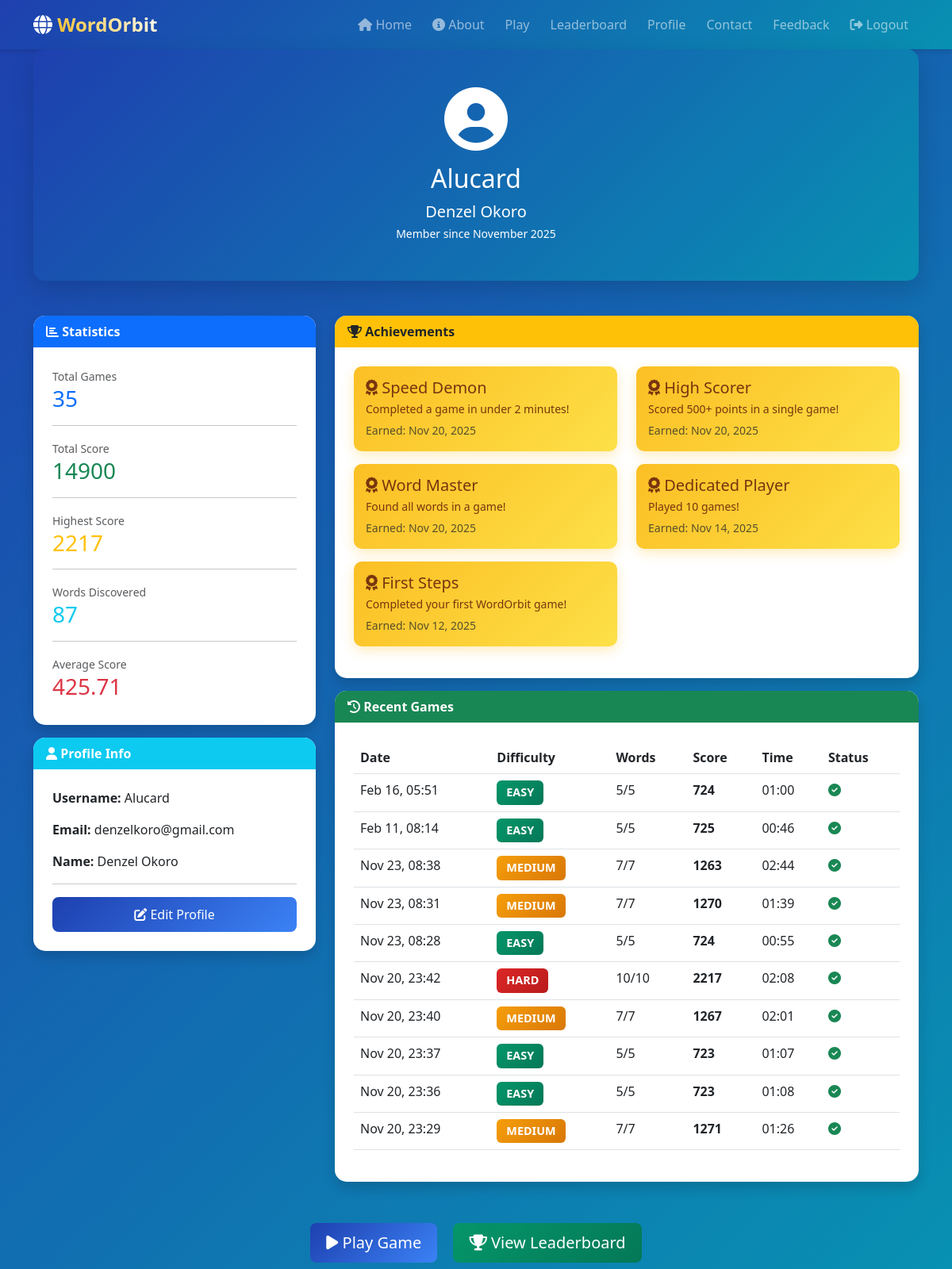
Page /profile/ (signed in) on the committed database.
### Wordapp/models.py (models this page shows, shortened)
class UserProfile(models.Model):
    user = models.OneToOneField(User, on_delete=models.CASCADE, related_name='profile')
    total_games = models.IntegerField(default=0)
    total_score = models.IntegerField(default=0)
    highest_score = models.IntegerField(default=0)
    words_discovered = models.IntegerField(default=0)
    achievements = models.TextField(blank=True)
    avatar = models.ImageField(upload_to='avatars/', blank=True, null=True)
    bio = models.TextField(max_length=500, blank=True)
    created_at = models.DateTimeField(auto_now_add=True)
    updated_at = models.DateTimeField(auto_now=True)
    class Meta:
        verbose_name = 'User Profile'
        verbose_name_plural = 'User Profiles'
    @property
    def average_score(self):
        if self.total_games == 0:
            return 0
        return round(self.total_score / self.total_games, 2)

class Achievement(models.Model):
    ACHIEVEMENT_TYPES = [
        ('first_game', 'First Game'),
        ('word_master', 'Word Master'),
        ('high_scorer', 'High Scorer'),
        ('speed_demon', 'Speed Demon'),
        ('dedicated_player', 'Dedicated Player'),
        ('streak_master', 'Streak Master'),
    ]
    user = models.ForeignKey(User, on_delete=models.CASCADE, related_name='achievements')
    name = models.CharField(max_length=100)
    description = models.TextField()
    achievement_type = models.CharField(max_length=20, choices=ACHIEVEMENT_TYPES, default='first_game')
    earned_at = models.DateTimeField(auto_now_add=True)
    class Meta:
        ordering = ['-earned_at']
        verbose_name = 'Achievement'
        verbose_name_plural = 'Achievements'
        unique_together = ['user', 'name']

class GameSession(models.Model):
    user = models.ForeignKey(User, on_delete=models.CASCADE, related_name='game_sessions')
    difficulty = models.CharField(max_length=10)
    grid_size = models.IntegerField()
    words_found = models.IntegerField(default=0)
    total_words = models.IntegerField()
    score = models.IntegerField(default=0)
    time_taken = models.IntegerField(help_text="Time in seconds")
    completed = models.BooleanField(default=False)
    created_at = models.DateTimeField(auto_now_add=True)
    class Meta:
        ordering = ['-created_at']
    @property
    def formatted_time(self):
        minutes = self.time_taken // 60
        seconds = self.time_taken % 60
        return f"{minutes:02d}:{seconds:02d}"

### Wordapp/views.py (the view)
# urls.py: path('profile/', views.profile, name='profile'),
@login_required
def profile(request):
    profile, created = UserProfile.objects.get_or_create(user=request.user)
    recent_games = GameSession.objects.filter(user=request.user)[:10]
    achievements = Achievement.objects.filter(user=request.user)
    total_time = GameSession.objects.filter(user=request.user).aggregate(
        Sum('time_taken'))['time_taken__sum'] or 0
    context = {
        'profile': profile,
        'recent_games': recent_games,
        'achievements': achievements,
        'total_time_played': total_time,
    }
    return render(request, 'Wordapp/profile.html', context)

### Wordapp/templates/Wordapp/profile.html (shortened to what this page needs)
{% extends 'Wordapp/base.html' %}
{% block content %}
<div class="container">
    <div class="row mb-4">
        <div class="col-12">
            <div class="card bg-gradient-primary text-white shadow-lg">
                <div class="card-body text-center py-5">
                    {% if profile.avatar %}
                        <img src="{{ profile.avatar.url }}" alt="Avatar" class="profile-avatar mb-3">
                    {% else %}
                        <i class="fas fa-user-circle fa-5x mb-3"></i>
                    {% endif %}
                    <h2 class="mb-2">{{ user.username }}</h2>
                    <p class="lead mb-0">
                        {{ user.first_name }} {{ user.last_name }}
                    </p>
                    <small>Member since {{ user.date_joined|date:"F Y" }}</small>
                </div>
            </div>
        </div>
    </div>
    <div class="row">
        <div class="col-md-4 mb-4">
            <div class="card shadow mb-3">
                <div class="card-header bg-primary text-white">
                    <i class="fas fa-chart-bar"></i> Statistics
                </div>
                <div class="card-body">
                    <div class="mb-3">
                        <small class="text-muted">Total Games</small>
                        <h3 class="text-primary">{{ profile.total_games }}</h3>
                    </div>
                    <hr>
                    <div class="mb-3">
                        <small class="text-muted">Total Score</small>
                        <h3 class="text-success">{{ profile.total_score }}</h3>
                    </div>
                    <hr>
                    <div class="mb-3">
                        <small class="text-muted">Highest Score</small>
                        <h3 class="text-warning">{{ profile.highest_score }}</h3>
                    </div>
                    <hr>
                    <div class="mb-3">
                        <small class="text-muted">Words Discovered</small>
                        <h3 class="text-info">{{ profile.words_discovered }}</h3>
                    </div>
                    <hr>
                    <div class="mb-0">
                        <small class="text-muted">Average Score</small>
                        <h3 class="text-danger">{{ profile.average_score|floatformat:2 }}</h3>
                    </div>
                </div>
            </div>
            <div class="card shadow">
                <div class="card-header bg-info text-white">
                    <i class="fas fa-user"></i> Profile Info
                </div>
                <div class="card-body">
                    <p><strong>Username:</strong> {{ user.username }}</p>
                    <p><strong>Email:</strong> {{ user.email }}</p>
                    {% if user.first_name %}
                    <p><strong>Name:</strong> {{ user.first_name }} {{ user.last_name }}</p>
                    {% endif %}
                    <hr>
                    <a href="{% url 'edit_profile' %}" class="btn btn-primary w-100">
                        <i class="fas fa-edit"></i> Edit Profile
                    </a>
                </div>
            </div>
        </div>
        <div class="col-md-8">
            <div class="card shadow mb-3">
                <div class="card-header bg-warning">
                    <i class="fas fa-trophy"></i> Achievements
                </div>
                <div class="card-body">
                    {% if achievements %}
                    <div class="row">
                        {% for achievement in achievements %}
                        <div class="col-md-6 mb-3">
                            <div class="achievement-card">
                                <h5 class="mb-1">
                                    <i class="fas fa-award"></i> {{ achievement.name }}
                                </h5>
                                <p class="mb-1 small">{{ achievement.description }}</p>
                                <small class="text-muted">
                                    Earned: {{ achievement.earned_at|date:"M d, Y" }}
                                </small>
                            </div>
                        </div>
                        {% endfor %}
                    </div>
                    {% else %}
                    <div class="text-center text-muted py-3">
                        <i class="fas fa-medal fa-3x mb-3"></i>
                        <p>No achievements yet. Keep playing to earn them!</p>
                    </div>
                    {% endif %}
                </div>
            </div>
            <div class="card shadow">
                <div class="card-header bg-success text-white">
                    <i class="fas fa-history"></i> Recent Games
                </div>
                <div class="card-body">
                    {% if recent_games %}
                    <div class="table-responsive">
                        <table class="table table-hover">
                            <thead>
                                <tr>
                                    <th>Date</th>
                                    <th>Difficulty</th>
                                    <th>Words</th>
                                    <th>Score</th>
                                    <th>Time</th>
                                    <th>Status</th>
                                </tr>
                            </thead>
                            <tbody>
                                {% for game in recent_games %}
                                <tr>
                                    <td>{{ game.created_at|date:"M d, H:i" }}</td>
                                    <td>
                                        <span class="badge bg-{{ game.difficulty }}">
                                            {{ game.difficulty|upper }}
                                        </span>
                                    </td>
                                    <td>{{ game.words_found }}/{{ game.total_words }}</td>
                                    <td><strong>{{ game.score }}</strong></td>
                                    <td>{{ game.formatted_time }}</td>
                                    <td>
                                        {% if game.completed %}
                                        <i class="fas fa-check-circle text-success"></i>
                                        {% else %}
                                        <i class="fas fa-times-circle text-danger"></i>
                                        {% endif %}
                                    </td>
                                </tr>
                                {% endfor %}
                            </tbody>
                        </table>
                    </div>
                    {% endif %}
                </div>
            </div>
        </div>
    </div>
    <div class="row mt-4">
        <div class="col-12 text-center">
            <a href="{% url 'game_play' %}" class="btn btn-primary btn-lg m-2">
                <i class="fas fa-play"></i> Play Game
            </a>
            <a href="{% url 'leaderboard' %}" class="btn btn-success btn-lg m-2">
                <i class="fas fa-trophy"></i> View Leaderboard
            </a>
        </div>
    </div>
</div>
{% endblock %}

### Wordapp/static/Wordapp/css/style.css (style rules this page uses)
:root { --primary-color: #1e40af; --secondary-color: #3b82f6; --success-color: #059669; --danger-color: #dc2626; --warning-color: #f59e0b; --info-color: #0891b2; --dark-color: #1e293b; --light-color: #f8fafc; --gradient-start: #1e40af; --gradient-end: #0891b2; }
* { margin: 0; padding: 0; box-sizing: border-box; }
body { font-family: 'Segoe UI', Tahoma, Geneva, Verdana, sans-serif; background: linear-gradient(135deg, var(--gradient-start) 0%, var(--gradient-end) 100%); background-attachment: fixed; min-height: 100vh; display: flex; flex-direction: column; }
.bg-gradient-primary { background: linear-gradient(135deg, var(--gradient-start) 0%, var(--gradient-end) 100%) !important; box-shadow: 0 4px 6px rgba(0, 0, 0, 0.1); }
.card { border: none; border-radius: 15px; box-shadow: 0 5px 15px rgba(0, 0, 0, 0.1); transition: all 0.3s ease; background: white; margin-bottom: 20px; }
.card-header { border-radius: 15px 15px 0 0 !important; font-weight: bold; border: none; }
.card-body { padding: 1.5rem; }
.btn { border-radius: 8px; padding: 10px 20px; font-weight: 500; transition: all 0.3s ease; border: none; }
.btn-primary { background: linear-gradient(135deg, var(--primary-color) 0%, var(--secondary-color) 100%); }
.btn-success { background: linear-gradient(135deg, var(--success-color) 0%, #047857 100%); }
.badge { padding: 8px 12px; font-size: 0.9rem; border-radius: 6px; }
.badge.bg-easy { background: linear-gradient(135deg, var(--success-color), #047857) !important; }
.badge.bg-medium { background: linear-gradient(135deg, var(--warning-color), #d97706) !important; }
.badge.bg-hard { background: linear-gradient(135deg, var(--danger-color), #b91c1c) !important; }
.achievement-card { background: linear-gradient(135deg, #fbbf24, #fde047); color: #78350f; padding: 15px; border-radius: 10px; box-shadow: 0 5px 15px rgba(251, 191, 36, 0.3); }
.shadow-lg { box-shadow: 0 10px 30px rgba(0, 0, 0, 0.15) !important; }

### rows in the picture
UserProfile: total_games "35", total_score "14900", highest_score "2217", words_discovered "87", average_score "425.71"
Achievement: name "Speed Demon", description "Completed a game in under 2 minutes!", earned_at "Nov 20, 2025"
Achievement: name "High Scorer", description "Scored 500+ points in a single game!", earned_at "Nov 20, 2025"
Achievement: name "Word Master", description "Found all words in a game!", earned_at "Nov 20, 2025"
Achievement: name "Dedicated Player", description "Played 10 games!", earned_at "Nov 14, 2025"
Achievement: name "First Steps", description "Completed your first WordOrbit game!", earned_at "Nov 12, 2025"
GameSession: created_at "Feb 16, 05:51", difficulty "EASY", words_found "5", total_words "5", score "724", formatted_time "01:00", completed True (drawn)
GameSession: created_at "Feb 11, 08:14", difficulty "EASY", words_found "5", total_words "5", score "725", formatted_time "00:46", completed True (drawn)
GameSession: created_at "Nov 23, 08:38", difficulty "MEDIUM", words_found "7", total_words "7", score "1263", formatted_time "02:44", completed True (drawn)
GameSession: created_at "Nov 23, 08:31", difficulty "MEDIUM", words_found "7", total_words "7", score "1270", formatted_time "01:39", completed True (drawn)
GameSession: created_at "Nov 23, 08:28", difficulty "EASY", words_found "5", total_words "5", score "724", formatted_time "00:55", completed True (drawn)
GameSession: created_at "Nov 20, 23:42", difficulty "HARD", words_found "10", total_words "10", score "2217", formatted_time "02:08", completed True (drawn)
GameSession: created_at "Nov 20, 23:40", difficulty "MEDIUM", words_found "7", total_words "7", score "1267", formatted_time "02:01", completed True (drawn)
GameSession: created_at "Nov 20, 23:37", difficulty "EASY", words_found "5", total_words "5", score "723", formatted_time "01:07", completed True (drawn)
GameSession: created_at "Nov 20, 23:36", difficulty "EASY", words_found "5", total_words "5", score "723", formatted_time "01:08", completed True (drawn)
GameSession: created_at "Nov 20, 23:29", difficulty "MEDIUM", words_found "7", total_words "7", score "1271", formatted_time "01:26", completed True (drawn)

### other values in the picture
{{ user.username }} "Alucard"
{{ user.first_name }} "Denzel"
{{ user.last_name }} "Okoro"
{{ user.date_joined|date:"F Y" }} "November 2025"
{{ user.email }} "denzelkoro@gmail.com"
